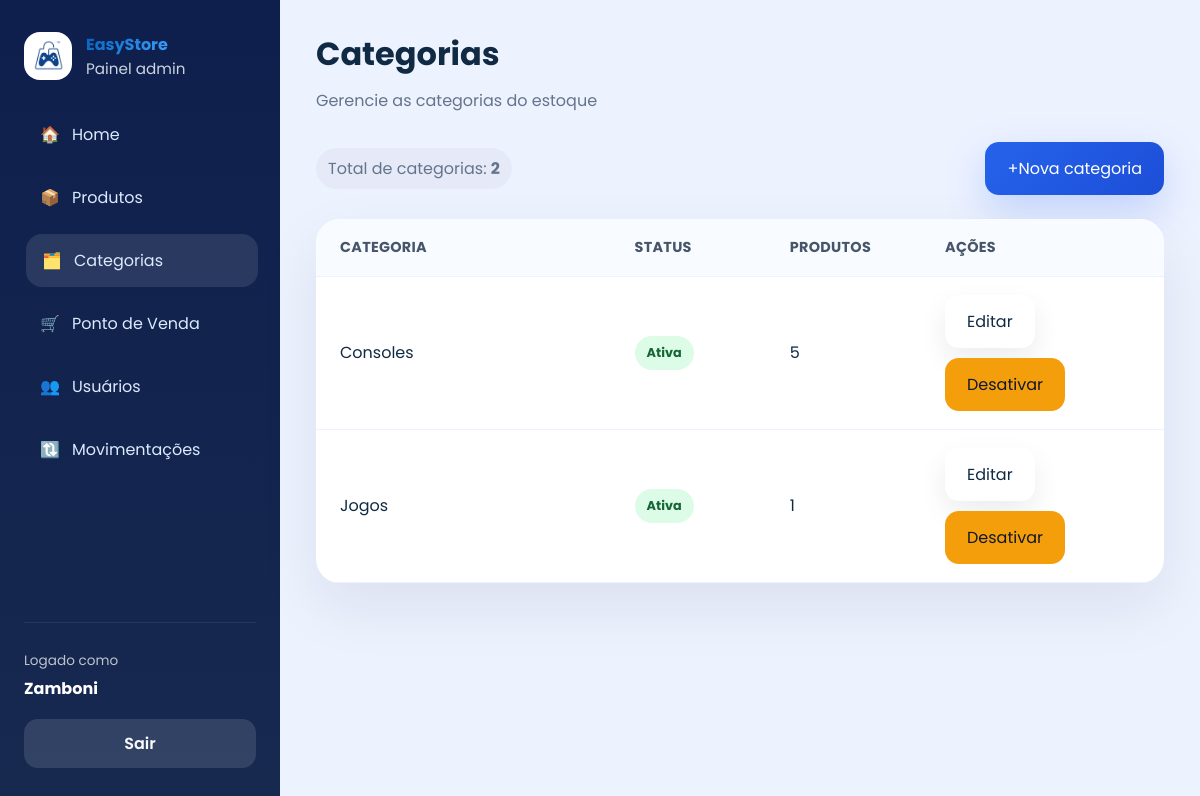
The app's page /categorias/ (signed in), older data.
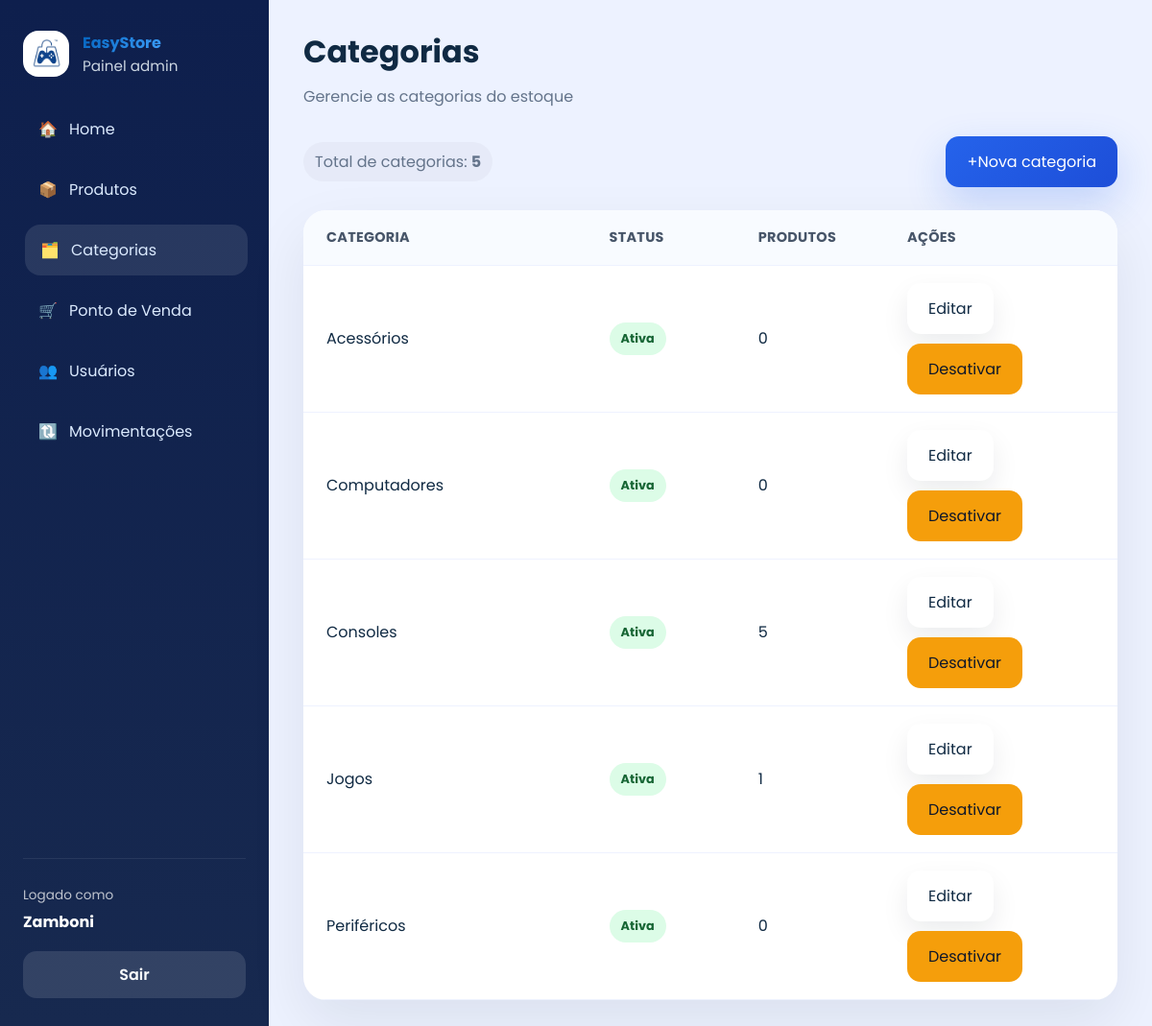
The same page, newer data.
### app/models/categoria.py (models this page shows)
class Categoria(Base):
    __tablename__ = "categorias"
    id = Column(Integer, primary_key=True, autoincrement=True, index=True)
    nome = Column(String(167), nullable=False, unique=True)
    descricao = Column(String(255), nullable=True)
    ativo = Column(Boolean, default=True)
    produtos = relationship("Produto", back_populates="categoria", lazy="select")

### app/controllers/categoria_controller.py (the view)
@router.get("/")
def listar_categorias(
    request: Request,
    db: Session = Depends(get_db),
    admin = Depends(get_admin)
):
    categorias = db.query(Categoria).order_by(Categoria.nome).all()
    return templates.TemplateResponse(
        request,
        "admin/categorias.html",
        {
            "request":      request,
            "usuario":      admin,
            "categorias":   categorias,
            "page_title":   "Categorias",
            "page_subtitle":"Gerencie as categorias do estoque",
            "css_path":     "css/cadastros.css",
            "active":       "categorias",
        }
    )

### app/templates/admin/categorias.html
{% extends "admin/base.html" %}
{% block content %}
<div class="table-actions">
  <div class="detail-pill">Total de categorias: <strong>{{ categorias|length }}</strong></div>
  <a href="/categorias/nova" class="btn btn-primary">+Nova categoria</a>
</div>
<div class="table-card categories-table">
  <div class="table-row header">
    <div>Categoria</div>
    <div>Status</div>
    <div>Produtos</div>
    <div>Ações</div>
  </div>
  {% for categoria in categorias %}
  <div class="table-row">
    <div>{{ categoria.nome }}</div>
    <div><span class="status-badge {% if categoria.ativo %}active{% else %}inactive{% endif %}">{{ 'Ativa' if categoria.ativo else 'Inativa' }}</span></div>
    <div>{{ categoria.produtos|length }}</div>
    <div class="actions">
      <a href="/categorias/{{ categoria.id }}/editar" class="btn btn-secondary">Editar</a>
      <form action="/categorias/{{ categoria.id }}/toggle-ativo" method="post"><button type="submit" class="btn btn-warning">{% if categoria.ativo %}Desativar{% else %}Ativar{% endif %}</button></form>
    </div>
  </div>
  {% endfor %}
</div>
{% endblock %}

Row changes from the older to the newer data that the page shows:
added Categoria: nome "Acessórios", ativo "Ativa", produtos|length "0", shows "Desativar"
added Categoria: nome "Computadores", ativo "Ativa", produtos|length "0", shows "Desativar"
added Categoria: nome "Periféricos", ativo "Ativa", produtos|length "0", shows "Desativar"
Text that changed along with them:
{{ categorias|length }}: "2" → "5"
